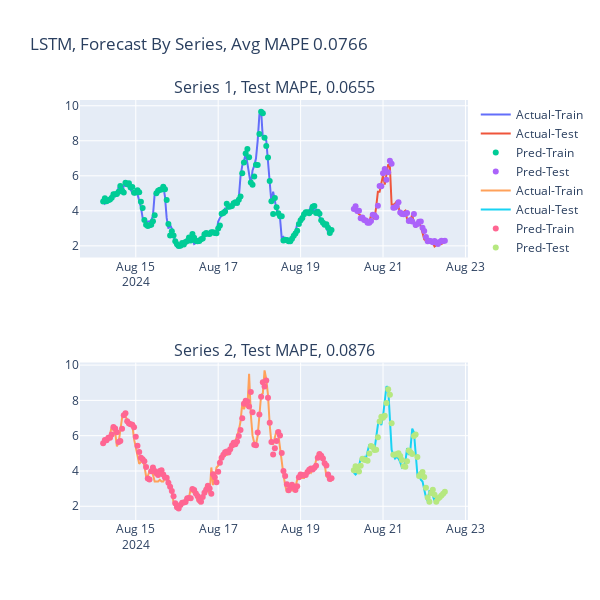

Write notebook code for a chart like this one.
### Markdown cell above
### Examining and Graphing Data

### Code cell
# graphing data
dates = formatted_df['Date'].sort_values(ascending=True).drop_duplicates().to_list()
model_type = 'LSTM'
plot_comparison(trainPredict_lstm, testPredict_lstm, trainY, testY, dates, model_type)
